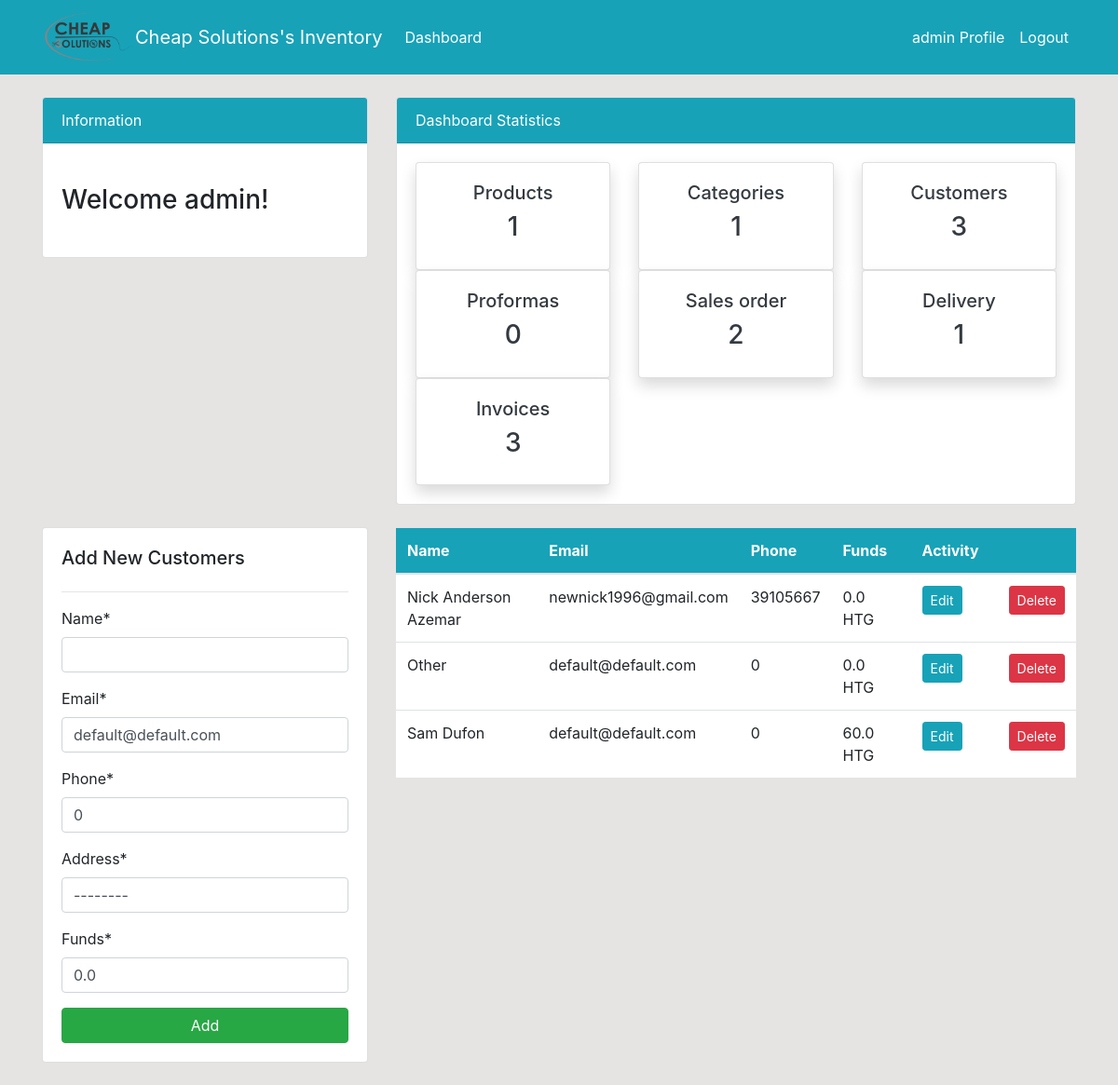
The page /customers/ (signed in) on the database its author committed.
### dashboard/models.py (models this page shows, shortened)
class Customer(models.Model):
    name = models.CharField(max_length=500, unique=True, null =True)
    email = models.EmailField(max_length=254, null=True, default = 'default@default.com')
    phone = models.PositiveIntegerField(null=True, default = 0)
    address = models.CharField(max_length=500, default ='--------', null =True)
    Funds = models.FloatField(null=True, default = 0.0)

### dashboard/decorators.py (the view)
        def wrapper(request, *args, **kwargs):
            group = None
            if request.user.groups.exists():
                group = request.user.groups.all()[0].name
            if group in allowed_roles:
                return view_func(request, *args, **kwargs)
            else:
                return HttpResponse('You are not authorized to view this page')

### dashboard/forms.py
class CustomerForm(forms.ModelForm):
    class Meta:
        model = Customer
        fields = '__all__'

### templates/dashboard/customers.html (shortened to what this page needs)
{% extends 'partials/base.html' %}
{% load crispy_forms_tags %}
{% block content %}
{% include 'partials/topside.html' %}
<div class="row my-4">
    <div class="col-md-4">
        <div class="card card-body">
            <h5>Add New Customers</h5>
            <hr>
            <form method="POST">
                {{ form|crispy }}
                <input class="btn btn-success btn-block" type="submit" value="Add">
            </form>
        </div>
    </div>
    <div class="col-md-8">
        <table class="table bg-white">
            <thead class="bg-info text-white">
                <tr>
                    <th scope="col">Name</th>
                    <th scope="col">Email</th>
                    <th scope="col">Phone</th>
                    <th scope ="col">Funds</th>
                    <th scope="col">Activity</th>
                    <th scope="col"></th>
                </tr>
            </thead>
            <tbody>
                {% for customer in customer %}
                <tr>
                    <td>{{ customer.name }}</td>
                    <td>{{ customer.email }}</td>
                    <td>{{ customer.phone }}</td>
                    <td>{{ customer.Funds }} HTG</td>
                    <td>
                        <a class="btn btn-info btn-sm mr-2"
                            href="{% url 'dashboard-customers-edit' customer.id %}">Edit</a>
                    </td>
                    <td>
                         <a class="btn btn-danger btn-sm ml-2"
                            href="{% url 'dashboard-customers-delete' customer.id %}">Delete</a>
                    </td>
                </tr>
                {% endfor %}
            </tbody>
        </table>
    </div>
</div>
{% endblock %}

### templates/partials/nav.html (shortened to what this page needs)
{% load static %}
<nav class="navbar navbar-expand-lg navbar-info bg-info">
    <div class="container">
        <img class="img2" src="{% static '/img/Cheap solution logo.png' %}" alt="Cheap Solutions" style="width: 100%; max-width: 100px" />
        <a class="navbar-brand text-white" href="{% url 'dashboard-index' %}">Cheap Solutions's Inventory</a>
        {% if user.is_authenticated %}
        <div class="collapse navbar-collapse" id="navbarSupportedContent">
            <ul class="navbar-nav mr-auto">
                <li class="nav-item active">
                    <a class="nav-link text-white" href="{% url 'dashboard-index' %}">Dashboard </a>
                </li>
            </ul>
            <ul class="navbar-nav ml-auto">
                <li class="nav-item active">
                    <a class="nav-link text-white" href="{% url 'user-profile' %}">{{ user.username }} Profile
                        <span class="sr-only">(current)</span></a>
                </li>
                <li class="nav-item">
                    <a class="nav-link text-white" href="{% url 'user-logout' %}">Logout</a>
                </li>
            </ul>
            {% endif %}
        </div>
    </div>
</nav>

### templates/partials/topside.html
<div class="row">
    <div class="col-md-4 mt-4">
        <div class="card">
            <div class="card-header bg-info text-white">
                Information
            </div>
            <div class="card-body">
                <marquee behavior="" direction="">
                    <h3 class="my-4">Welcome {{ user.username }}!</h3>
                </marquee>
            </div>
        </div>
    </div>
    <div class="col-md-8 mt-4">
        <div class="card">
            <div class="card-header bg-info text-white">
                Dashboard Statistics
            </div>
            <div class="card-body">
                <div class="row">
                    <div class="col-md-4">
                        <a class="text-decoration-none text-dark" href="{% url 'dashboard-products' %}">
                            <div class="card my-card shadow">
                                <div class="card-body text-center">
                                    <h5>Products </h5>
                                    <h3>{{ product_count }}</h3>
                                </div>
                            </div>
                        </a>
                    </div>
                    <div class="col-md-4">
                        <a class="text-decoration-none text-dark" href="{% url 'dashboard-products-category' %}">
                            <div class="card my-card shadow">
                                <div class="card-body text-center">
                                    <h5>Categories </h5>
                                    <h3>{{ category_count }}</h3>
                                </div>
                            </div>
                        </a>
                    </div>
                     <div class="col-md-4">
                        <a class="text-decoration-none text-dark" href="{% url 'dashboard-customers' %}">
                            <div class="card my-card shadow">
                                <div class="card-body text-center">
                                    <h5>Customers</h5>
                                    <h3>{{customer_count}}</h3>
                                </div>
                            </div>
                        </a>
                    </div>
                    <div class="col-md-4">
                        <a class="text-decoration-none text-dark" href="{% url 'dashboard-proformas' %}">
                            <div class="card my-card shadow">
                                <div class="card-body text-center">
                                    <h5>Proformas </h5>
                                    <h3>{{ proforma_count }}</h3>
                                </div>
                            </div>
                        </a>
                    </div>
                    <div class="col-md-4">
                        <a class="text-decoration-none text-dark" href="{% url 'dashboard-invoices-salesorder' %}">
                            <div class="card my-card shadow">
                                <div class="card-body text-center">
                                    <h5>Sales order</h5>
                                    <h3>{{ salesorder }}</h3>
                                </div>
                            </div>
                        </a>
                    </div>
                    <div class="col-md-4">
                        <a class="text-decoration-none text-dark" href="{% url 'dashboard-invoices-delivery' %}">
                            <div class="card my-card shadow">
                                <div class="card-body text-center">
                                    <h5>Delivery</h5>
                                  <h3>{{ delivery }}</h3>
                                </div>
                            </div>
                        </a>
                    </div>
                    <div class="col-md-4">
                        <a class="text-decoration-none text-dark" href="{% url 'dashboard-invoices' %}">
                            <div class="card my-card shadow">
                                <div class="card-body text-center">
                                    <h5>Invoices </h5>
                                    <h3>{{ invoice_count }}</h3>
                                </div>
                            </div>
                        </a>
                    </div>
                </div>
            </div>
        </div>
    </div>
</div>

### static/style.css (style rules this page uses)
body { background: rgb(230, 227, 227); }

### templates/partials/nav.html (style rules this page uses)
.img2 { -webkit-filter: grayscale(100%); filter: grayscale(100%); }

### rows shown on the page
Customer: name "Nick Anderson Azemar", email "newnick1996@gmail.com", phone "39105667", Funds "0.0"
Customer: name "Other", email "default@default.com", phone "0", Funds "0.0"
Customer: name "Sam Dufon", email "default@default.com", phone "0", Funds "60.0"

### other values the page prints
{{ user.username }} "admin"
{{ product_count }} "1"
{{ category_count }} "1"
{{ customer_count }} "3"
{{ proforma_count }} "0"
{{ salesorder }} "2"
{{ delivery }} "1"
{{ invoice_count }} "3"
